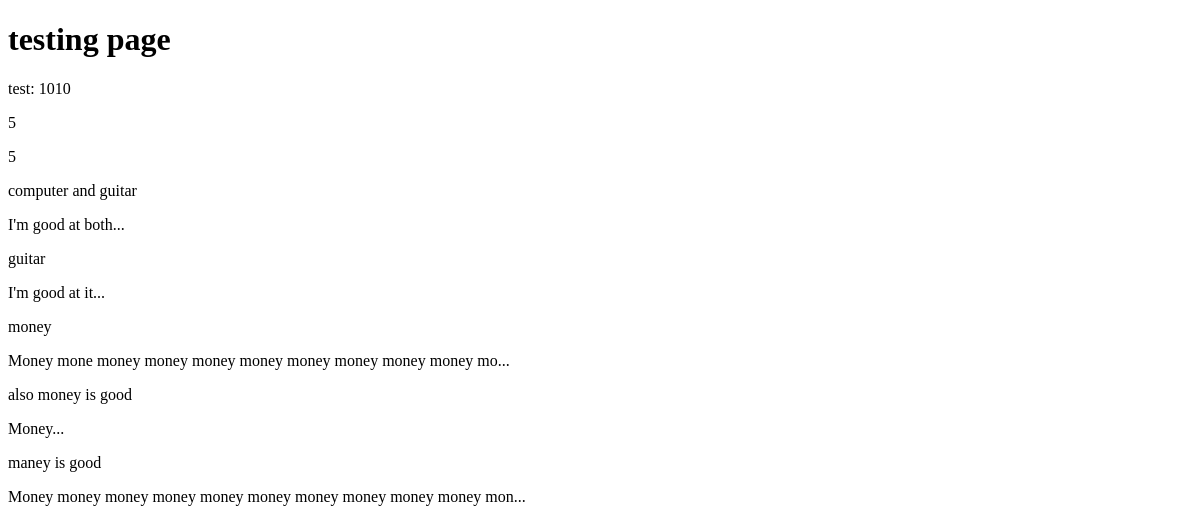
The page /blog/test on the database as committed earlier.
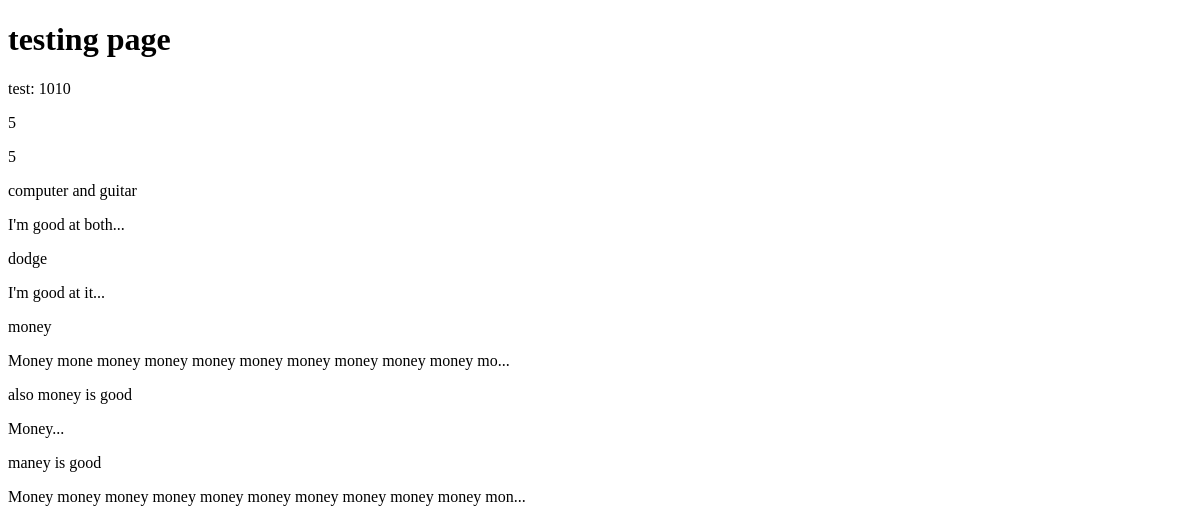
The same page on the database as committed later.
### blog/models.py (models this page shows, shortened)
class Post(models.Model):
    image = models.ImageField(upload_to="blog/", default="blog/default.jpg")
    author = models.ForeignKey(User, on_delete=models.SET_NULL, null=True)
    category = models.ManyToManyField(Category)
    title = models.CharField(max_length=255)
    content = models.TextField()
    status = models.BooleanField(default=False)
    counted_views = models.IntegerField(default=0)
    published_date = models.DateTimeField(null=True)
    created_time = models.DateTimeField(auto_now_add=True)
    updated_time = models.DateTimeField(auto_now=True)
    slug = models.SlugField(null=True)
    class Meta:
        ordering = ["-created_time"]

### blog/views.py (the view)
# urls.py: path("test", test)
def test(request):
    return render(request, "travelista/blog/test.html")

### blog/templatetags/blog_tags.py (called while the page is built)
@register.simple_tag(name="adding")
def add(num1=100, num2=10):
    return num1 + num2

@register.simple_tag(name="post_amount")
def post_count():
    return Post.objects.filter(status=1).count()

@register.simple_tag(name="posts")
def post_queries():
    return Post.objects.filter(status=1)

@register.filter
def summerize(value: str, max_length=10):
    return value[:max_length].capitalize() + "..."

### templates/travelista/blog/test.html (shortened to what this page needs)
{% load blog_tags %}
<!DOCTYPE html>
<html lang="en">
<head>
</head>
<body>
    <h1>testing page</h1>
    <p>test: {% adding num1=1000 %}</p>
    <p>{% post_amount %}</p>
    <p>{% post_amount as pa%}</p>
    <p>{{ pa }}</p>
    {% posts as ps %}
    {% for post in ps %}
    <p>{{post.title}}</p>
    <p>{{ post.content|summerize:63}}</p>
    {% endfor %}
</body>
</html>

Rows that differ between the two databases and show on the page:
changed Post "I'm good at it...": title "guitar" → "dodge"
